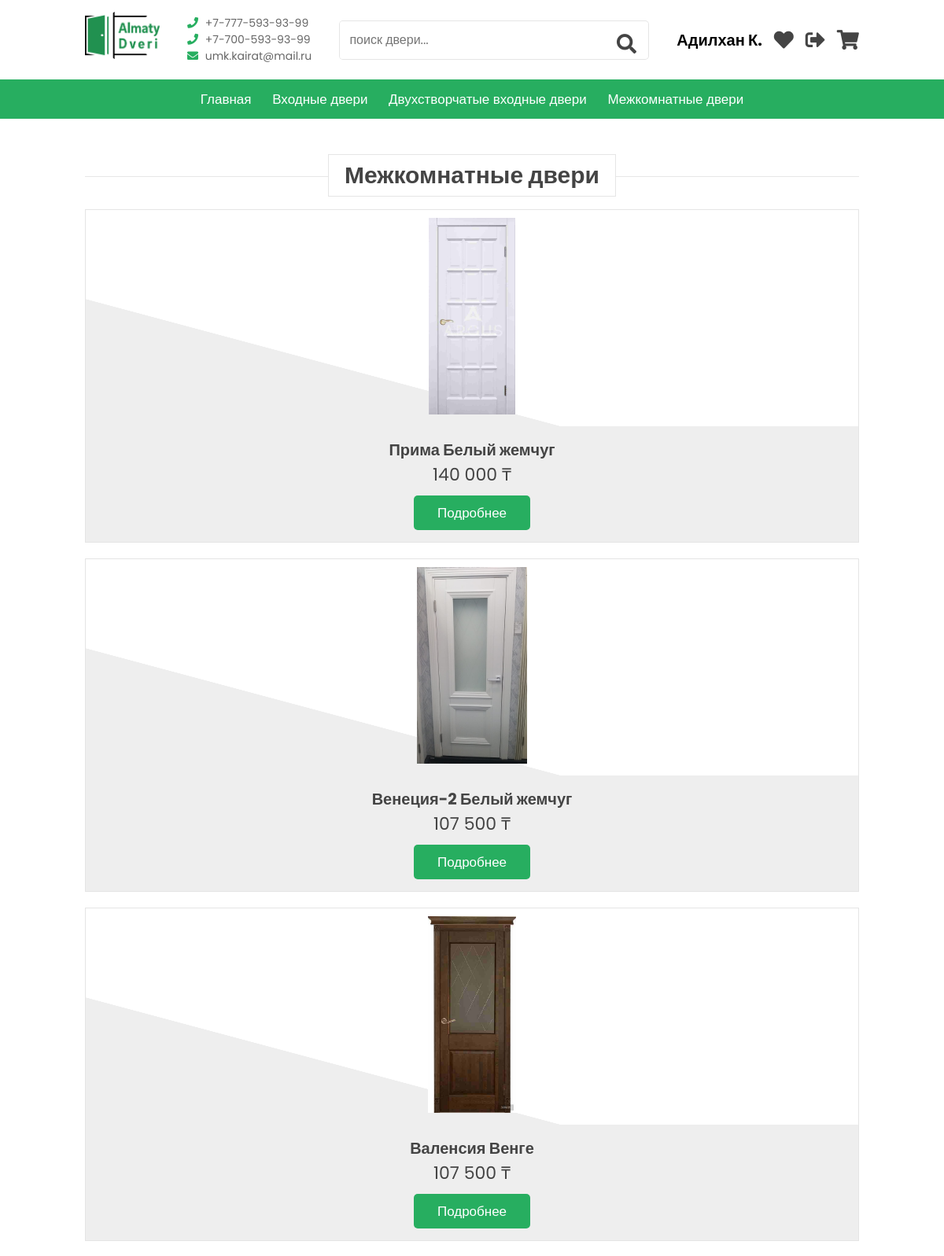
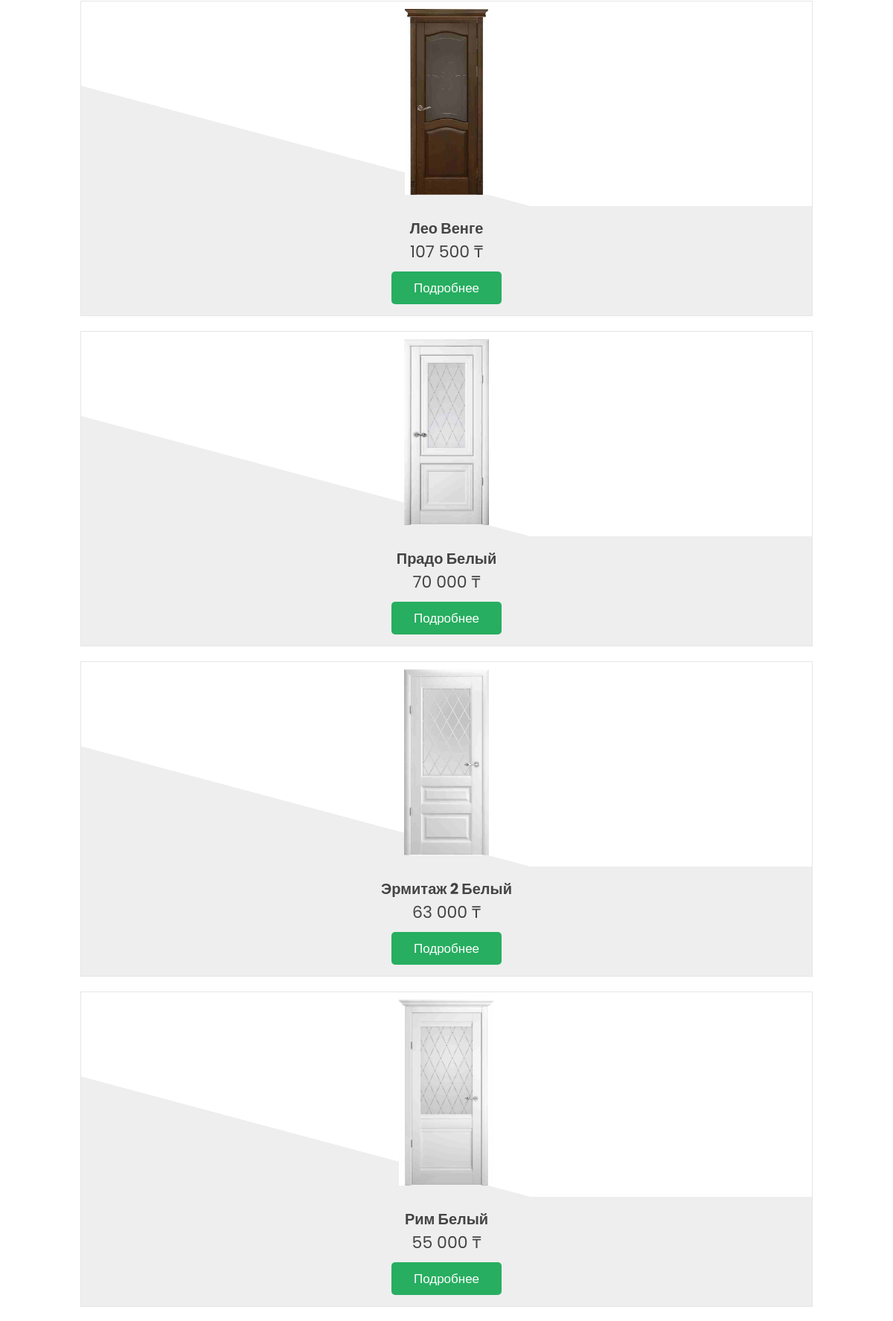
The app's page / (signed in, upper part) with its own data (2 pictures, top to bottom).
### shop/models.py (models this page shows, shortened)
class Category(models.Model):
    name = models.CharField(max_length=200, db_index=True)
    slug = models.SlugField(max_length=200, unique=True)
    class Meta:
        ordering = ('name',)
        verbose_name = 'Категория'
        verbose_name_plural = 'Категории'
    def __str__(self):
        return self.name

class Product(models.Model):
    STATUS = (
        ('True', 'True'),
        ('False', 'False'),
    )
    DEFAULT_SPECIFICATION = '''
    <table class="table">
	<tbody>
		<tr>
			<td>
			<h5>Модель</h5>
			</td>
			<td>
			<h5>&nbsp;Лео</h5>
			</td>
		</tr>
		<tr>
			<td>
			<p>Высота полотен</p>
			</td>
			<td>
			<h5>2000мм</h5>
			</td>
		</tr>
		<tr>
			<td>
			<p>Ширина</p>
			</td>
			<td>
			<h5>600,700,800,900 мм</h5>
			</td>
		</tr>
	</tbody>
</table>
'''
    KEYWORDS = '''Межкомнатные двери, двери, дверь, комнантые двери'''
    category = models.ForeignKey(Category, on_delete=models.CASCADE,
                                 verbose_name="Категория")  # many to one relationship
    title = models.CharField(max_length=150, verbose_name="Название")
    image = models.ImageField(upload_to='images/', null=False, verbose_name="Главное Фото двери")
    keywords = models.CharField(max_length=255, null=True, blank=True, default=KEYWORDS, verbose_name="Ключевые слова")
    brand = models.ForeignKey(Brand, verbose_name="Бренд", on_delete=models.CASCADE, blank=True, null=True)
    country = models.ForeignKey(Country, on_delete=models.CASCADE, null=True, blank=True)
    services = models.ForeignKey(Service, on_delete=models.CASCADE, null=True, blank=True)
    description = RichTextField(blank=True, null=True, verbose_name="Описание")
    amount = models.IntegerField(default=0, verbose_name="Количесво")
    specification = RichTextField(blank=True, null=True, verbose_name="Спецификация", default=DEFAULT_SPECIFICATION)
    slug = models.SlugField(null=False, unique=True, verbose_name="Наименование Ссылки")
    status = models.CharField(max_length=10, choices=STATUS, verbose_name="Статус")
    created_at = models.DateTimeField(auto_now_add=True, )
    updated_at = models.DateTimeField(auto_now=True)
    class Meta:
        verbose_name = 'Дверь'
        verbose_name_plural = 'Двери'

class Variants(models.Model):
    title = models.CharField(max_length=100, blank=True, null=True, verbose_name="Название")
    product = models.ForeignKey(Product, on_delete=models.CASCADE, verbose_name="Продукт")
    color = models.ForeignKey(Color, on_delete=models.CASCADE, blank=True, null=True, verbose_name="Цвет")
    type = models.ForeignKey(DoorType, on_delete=models.CASCADE, blank=True, null=True, verbose_name="Тип")
    image = models.ImageField(blank=True, verbose_name="Фото", upload_to="images/", null=True)
    quantity = models.IntegerField(default=1, verbose_name="Количество")
    size = models.ManyToManyField(Sizes, verbose_name="Размеры")
    price = models.FloatField(default=0, verbose_name="Цена")
    sale_price = models.FloatField(default=0, verbose_name="Цена по Скидке", null=True, blank=True)
    class Meta:
        verbose_name = 'Вариант'
        verbose_name_plural = 'Варианты'

class Color(models.Model):
    name = models.CharField(max_length=20)
    image = models.ImageField(upload_to="images/colors/")
    def __str__(self):
        return self.name
    class Meta:
        verbose_name = 'Цвет'
        verbose_name_plural = 'Цвета'

### shop/views.py (the view)
# urls.py: path('', HomeView.as_view(), name='home'),
class HomeView(ListView):
    model = Product
    template_name = 'home.html'
    def get_context_data(self, *args, **kwargs):
        context = super().get_context_data(**kwargs)
        banners = Banner.objects.all()
        products = Product.objects.filter(status='True')
        brands = Brand.objects.all()
        newArrivals = Product.objects.all()
        roomDoors = Product.objects.filter(category__slug='Mezhkomnatnie-dveri').filter(status='True')
        ironDoors = Product.objects.filter(category__slug='Vhodnie-dveri').filter(status='True')
        categories = Category.objects.all()
        variants = Variants.objects.all()
        existing_colors = variants.values('color__name').distinct()
        context['categories'] = categories
        context['banners'] = banners
        context['variants'] = variants
        context['products'] = products
        context['brands'] = brands
        context['roomDoors'] = roomDoors
        context['ironDoors'] = ironDoors
        context['newArrivals'] = newArrivals
        context['existing_colors'] = existing_colors
        return context

### shop/models.py (called while the page is built)
    def __str__(self):
        return self.name

    def __str__(self):
        return self.type

### shop/templatetags/custom_tags.py (called while the page is built)
@register.filter(name='get_first_sale_price')
def get_first_sale_price(id):
    sale_price = Variants.objects.filter(product_id=id).first().sale_price
    return sale_price

@register.filter(name='get_first_color')
def get_first_color(id):
    color = Variants.objects.filter(product_id=id).first().color
    return color

@register.filter(name='get_variants')
def get_variants(id):
    variants = Variants.objects.filter(product_id=id).order_by('?')
    return variants

@register.filter(name="get_first_word")
def get_first_word(string):
    first_word = string.split(" ")[0]
    return first_word

### shop/templates/home.html (shortened to what this page needs)
{% extends 'base.html' %}
{% load humanize %}
{% load custom_tags %}
{% load static %}
{% block content %}
    {% include 'header.html' %}
    {% include 'featured_section.html' %}
{% endblock %}

### shop/templates/header.html (shortened to what this page needs)
{% load custom_tags %}
{% load static %}
<header class="header">
    <div class="header-1">
        <a href="{% url 'home' %}" class="logo"> <img src="{% static '/shop/image/almaty-doors_logo_green.png' %}"
                                                      alt="logo" height="60px"> </a>
        <div class="box-container">
            <div class="box">
                <a href="tel:+77775939399"> <i class="fas fa-phone"></i> +7-777-593-93-99 </a>
                <a href="tel:+77005939399"> <i class="fas fa-phone"></i> +7-700-593-93-99 </a>
                <a href="mailto:umk.kairat@mail.ru"> <i class="fas fa-envelope"></i> umk.kairat@mail.ru </a>
            </div>
        </div>
        <div class="search-form">
            <input type="text" name="search" placeholder="поиск двери..." id="search-box" list="door_list">
            <label for="search-box" class="fas fa-search" id="search-btn-icon"></label>
        </div>
        <div class="icons" style="display: flex; align-items: center">
            {% if user.is_authenticated %}
                <h1 style="font-size: 20px; font-family: 'Poppins', sans-serif; font-weight: bold; margin: 0; padding: 0;">{{ user.first_name }} {{ user.last_name|first }}.</h1>
                <a href="{% url 'liked_products' user.pk %}" class="fas fa-heart"></a>
                <a href="{% url 'logout' %}" class="fas fa-sign-out-alt" title="Выйти"></a>
            {% else %}
                <a href="{% url 'login' %}" id="login-btn" title="Вход / Регистрация"
                   style="font-family: 'Poppins', sans-serif; font-weight: bold; font-size: 2rem;">Вход <i
                        class="fas fa-sign-out-alt"></i></a>
            {% endif %}
            <a href="{% url 'my_questions' user.id %}" class="fas fa-shopping-cart"></a>
        </div>
    </div>
    <div class="header-2">
        <nav class="navbar_nb">
            <a href="{% url 'home' %}">Главная</a>
            {% for obj in categories %}
                <a href="{% url 'category' obj.slug %}">{{ obj.name }}</a>
            {% endfor %}
        </nav>
    </div>
</header>

### shop/templates/featured_section.html (shortened to what this page needs)
{% load humanize %}
{% load custom_tags %}
<section class="featured" id="featured">
    <h1 class="heading"><span>{{ roomDoors.first.category }}</span></h1>
    <div class="swiper featured-slider">
        <div class="swiper-wrapper">
            {% for roomDoor in roomDoors %}
                <div class="swiper-slide box">
                    <div class="image">
                        <img src="{{ roomDoor.image.url }}" alt="">
                    </div>
                    <div class="content">
                        <h3>{{ roomDoor.title }} {{ roomDoor.id|get_first_color }}</h3>
                        <div class="price">
                            <span class="sale_price">{{ roomDoor.id|get_first_sale_price|floatformat:"0"|intcomma:' ' }}</span>
                        </div>
                        <a href="{% url 'product_detail' roomDoor.slug %}" class="btn">Подробнее</a>
                    </div>
                </div>
            {% endfor %}
        </div>
    </div>
</section>

### static/shop/css/style.css (style rules this page uses)
:root { --green_main: #27ae60; --dark-color: #219150; --black: #444; --light-color: #666; --border: .1rem solid rgba(0, 0, 0, .1); --border-hover: .1rem solid var(--black); --box-shadow: 0 .5rem 1rem rgba(0, 0, 0, .1); }
* { font-family: 'Poppins', sans-serif; margin: 0; padding: 0; box-sizing: border-box; outline: none; border: none; text-decoration: none; transition: all .2s linear; }
html { font-size: 62.5%; overflow-x: hidden; scroll-padding-top: 5rem; scroll-behavior: smooth; }
section { padding: 5rem 9%; }
.heading { text-align: center; margin-bottom: 2rem; position: relative; }
.heading::before { content: ''; position: absolute; top: 50%; left: 0; transform: translateY(-50%); width: 100%; height: .01rem; background: rgba(0, 0, 0, .1); z-index: -1; }
.heading span { font-size: 3rem; padding: .5rem 2rem; color: var(--black); background: #fff; border: var(--border); }
.btn { margin-top: 1rem; display: inline-block; padding: .9rem 3rem; border-radius: .5rem; color: #fff; background: var(--green_main); font-size: 1.7rem; cursor: pointer; font-weight: 500; }
.header .header-1 { background: #fff; padding: 1.5rem 9%; display: flex; align-items: center; justify-content: space-between; }
.header .header-1 .logo { font-size: 2.5rem; font-weight: bolder; color: var(--black); }
.header .header-1 .search-form { max-width: 50rem; width: 40%; height: 5rem; border: var(--border); overflow: hidden; background: #fff; display: flex; align-items: center; border-radius: .5rem; }
.header .header-1 .search-form input { font-size: 1.6rem; padding: 0 1.2rem; height: 100%; width: 100%; text-transform: none; color: var(--black); }
.header .header-1 .search-form label { font-size: 2.5rem; padding-right: 1.5rem; color: var(--black); cursor: pointer; }
.header .header-1 .icons div, .header .header-1 .icons a { font-size: 2.5rem; margin-left: 1.5rem; color: var(--black); cursor: pointer; }
.header .header-2 { background: var(--green_main); }
.header .header-2 .navbar_nb { text-align: center; }
.header .header-2 .navbar_nb a { color: #fff; display: inline-block; padding: 1.2rem; font-size: 1.7rem; }
.login-form-container form span, label { display: block; font-size: 1.5rem; padding-top: 1rem; }
.featured .featured-slider .box { margin: 2rem 0; position: relative; overflow: hidden; border: var(--border); text-align: center; }
.featured .featured-slider .box .image { padding: 1rem; background: linear-gradient(15deg, #eee 30%, #fff 30.1%); }
.featured .featured-slider .box .image img { height: 25rem; }
.featured .featured-slider .box .content { background: #eee; padding: 1.5rem; z-index: 2; }
.featured .featured-slider .box .content h3 { font-size: 2rem; color: var(--black); }
.featured .featured-slider .box .content .price .sale_price { font-size: 2.2rem; color: var(--black); padding-top: 1rem; }
.featured .featured-slider .box .content .sale_price:after { content: ' ₸'; }

### shop/templates/header.html (style rules this page uses)
.box-container .box a i { color: var(--green_main); padding-right: 0.5rem; }
.box-container .box a { display: block; font-size: 1.4rem; color: var(--light-color); }

### records on screen
Category: name "Входные двери"
Category: name "Двухстворчатые входные двери"
Category: name "Межкомнатные двери"
Product: first.category "Межкомнатные двери", image (picture), title "Прима", id|get_first_color "Белый жемчуг", id|get_first_sale_price "140 000"
Product: image (picture), title "Венеция-2", id|get_first_color "Белый жемчуг", id|get_first_sale_price "107 500"
Product: image (picture), title "Валенсия", id|get_first_color "Венге", id|get_first_sale_price "107 500"
Product: image (picture), title "Лео", id|get_first_color "Венге", id|get_first_sale_price "107 500"
Product: image (picture), title "Прадо", id|get_first_color "Белый", id|get_first_sale_price "70 000"
Product: image (picture), title "Эрмитаж 2", id|get_first_color "Белый", id|get_first_sale_price "63 000"
Product: image (picture), title "Рим", id|get_first_color "Белый", id|get_first_sale_price "55 000"

### other values on screen
{{ user.first_name }} "Адилхан"
{{ user.last_name|first }} "К"
